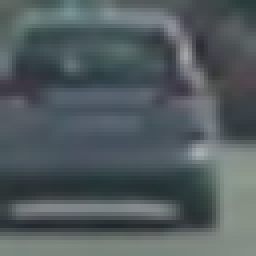
#> input picture vehicles/GTI_Far/image0006.png, 64 x 64 px (shown 4 times larger); its folder holds only this picture in this run
$ jupyter execute --allow-errors vehicle_tracker.ipynb   (shell and % lines are left out)   (older library calls are emulated)
#> lines starting #> are read from the running program, lines starting #| are printed output that depends on the picture
[cell 1]
import numpy as np
import matplotlib.image as mpimg
import matplotlib.pyplot as plt
import cv2
import glob
import time

cars = glob.glob('vehicles/*/*.png')
notcars = glob.glob('non-vehicles/*/*.png')

[cell 2]
### Feature extraction parameters

# HOG features
hog_feat = True
color_space = 'YCrCb'
hog_channel = 'ALL'
orient = 9
pix_per_cell = 8
cell_per_block = 2

# Spatial features
spatial_feat = True
spatial_size = (32, 32)

# Histogram features
hist_feat = True
hist_bins = 32

#Image start/stop on Y axis and scale
ystart = 350
ystop = 700
scale = 2

[cell 3]
# [7 lines left out: function convert_color, not called in this run]

[cell 4]
from skimage.feature import hog
def get_hog_features(img, orient, pix_per_cell, cell_per_block,
                        vis=False, feature_vec=True):
    # Call with two outputs if vis==True
    if vis == True:
        features, hog_image = hog(img,
                                  orientations=orient,
                                  pixels_per_cell=(pix_per_cell, pix_per_cell),
                                  cells_per_block=(cell_per_block, cell_per_block),
                                  block_norm='L2-Hys',
                                  transform_sqrt=False,
                                  visualise=vis,
                                  feature_vector=feature_vec)
        return features, hog_image
    # Otherwise call with one output
    else:
        features = hog(img,
                       orientations=orient,
                       pixels_per_cell=(pix_per_cell, pix_per_cell),
                       cells_per_block=(cell_per_block, cell_per_block),
                       block_norm='L2-Hys',
                       transform_sqrt=False,
                       visualise=vis,
                       feature_vector=feature_vec)
        return features

[cell 5]
###### Visualization of HOG features ########
#############################################
ind = np.random.randint(0, len(cars))
#ind = np.random.randint(0, len(notcars))

# Read in the image
image = mpimg.imread(cars[ind])
#> image is the input picture: shape (64, 64, 3) float32; mean R, G, B 0.322, 0.361, 0.373
#image = mpimg.imread(notcars[ind])
feature_image = cv2.cvtColor(image, cv2.COLOR_RGB2YUV)
#> feature_image: shape (64, 64, 3) float32; mean of channels 0, 1, 2 0.351, 0.511, 0.475

# Call our function with vis=True to see an image output
features, hog_image = get_hog_features(feature_image[:,:,2], orient,
                        pix_per_cell, cell_per_block,
                        vis=True, feature_vec=False)
#> in get_hog_features, `features, hog_image = hog(img, orientations=orient, pixels_per_cell=(p..`:
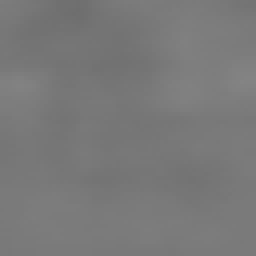
#> img: shape (64, 64) float32 (shown 4 times larger); min 0.435, max 0.518, mean 0.475
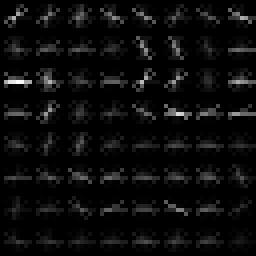
#> hog_image: shape (64, 64) float32 (shown 4 times larger); min 0, max 0.01, mean 0.000482; drawn with min black and max white

"""
# Plot the examples
fig = plt.figure()
plt.subplot(121)
plt.imshow(image, cmap='gray')
plt.title('Example Car Image')
plt.subplot(122)
plt.imshow(hog_image, cmap='gray')
plt.title('HOG Visualization')
#plt.show()
plt.savefig('output_images/hog_features_yuv_car_ch2.jpg')
"""

[cell 6]
def bin_spatial(img, size=(32, 32)):
    color1 = cv2.resize(img[:,:,0], size).ravel()
    color2 = cv2.resize(img[:,:,1], size).ravel()
    color3 = cv2.resize(img[:,:,2], size).ravel()
    return np.hstack((color1, color2, color3))

[cell 7]
def color_hist(img, nbins=32):    #bins_range=(0, 256)
    # Compute the histogram of the color channels separately
    channel1_hist = np.histogram(img[:,:,0], bins=nbins)
    channel2_hist = np.histogram(img[:,:,1], bins=nbins)
    channel3_hist = np.histogram(img[:,:,2], bins=nbins)
    # Concatenate the histograms into a single feature vector
    hist_features = np.concatenate((channel1_hist[0], channel2_hist[0], channel3_hist[0]))
    # Return the individual histograms, bin_centers and feature vector
    return hist_features

[cell 8]
# function to extract features from a list of images
def extract_features(imgs, color_space='BGR', spatial_size=(32, 32),
                        hist_bins=32, orient=9,
                        pix_per_cell=8, cell_per_block=2, hog_channel=0,
                        spatial_feat=True, hist_feat=True, hog_feat=True):
    # Create a list to append feature vectors to
    features = []
    # Iterate through the list of images
    for file in imgs:
        file_features = []
        # Read in each one by one
        image = cv2.imread(file)
        # apply color conversion if other than 'RGB'
        if color_space != 'BGR':
            if color_space == 'HSV':
                feature_image = cv2.cvtColor(image, cv2.COLOR_BGR2HSV)
            elif color_space == 'LUV':
                feature_image = cv2.cvtColor(image, cv2.COLOR_BGR2LUV)
            elif color_space == 'HLS':
                feature_image = cv2.cvtColor(image, cv2.COLOR_BGR2HLS)
            elif color_space == 'YUV':
                feature_image = cv2.cvtColor(image, cv2.COLOR_BGR2YUV)
            elif color_space == 'YCrCb':
                feature_image = cv2.cvtColor(image, cv2.COLOR_BGR2YCrCb)
        else: feature_image = np.copy(image)

        if spatial_feat == True:
            spatial_features = bin_spatial(feature_image, size=spatial_size)
            file_features.append(spatial_features)
        if hist_feat == True:
            # Apply color_hist()
            hist_features = color_hist(feature_image, nbins=hist_bins)
            file_features.append(hist_features)
        if hog_feat == True:
        # Call get_hog_features() with vis=False, feature_vec=True
            if hog_channel == 'ALL':
                hog_features = []
                for channel in range(feature_image.shape[2]):
                    hog_features.append(get_hog_features(feature_image[:,:,channel],
                                        orient, pix_per_cell, cell_per_block,
                                        vis=False, feature_vec=True))
                hog_features = np.ravel(hog_features)
            else:
                hog_features = get_hog_features(feature_image[:,:,hog_channel], orient,
                            pix_per_cell, cell_per_block, vis=False, feature_vec=True)
            # Append the new feature vector to the features list
            file_features.append(hog_features)
        features.append(np.concatenate(file_features))
    # Return list of feature vectors
    return features

[cell 9]
######################
# Train the classifier
######################

from sklearn.svm import LinearSVC
from sklearn.preprocessing import StandardScaler
from sklearn.model_selection import train_test_split

# Read classifier training data
#print('Total cars', len(cars))
#print('Total notcars', len(notcars))

car_features = extract_features(cars,
                                color_space=color_space,
                                spatial_size=spatial_size,
                                hist_bins=hist_bins,
                                orient=orient,
                                pix_per_cell=pix_per_cell,
                                cell_per_block=cell_per_block,
                                hog_channel=hog_channel,
                                spatial_feat=spatial_feat,
                                hist_feat=hist_feat,
                                hog_feat=hog_feat)
#> in extract_features, `feature_image = cv2.cvtColor(image, cv2.COLOR_BGR2YCrCb)`: feature_image: shape (64, 64, 3); mean of channels 0, 1, 2 89.4, 122.9, 131.2
#> in bin_spatial, `color1 = cv2.resize(img[:,:,0], size).ravel()`: color1 = 1024 values, max 159 at index 632, min 46 at index 754, mean 89.56
#> in bin_spatial, `color2 = cv2.resize(img[:,:,1], size).ravel()`: color2 = 1024 values, max 132 at index 350, min 115 at index 9, mean 123
#> in bin_spatial, `color3 = cv2.resize(img[:,:,2], size).ravel()`: color3 = 1024 values, max 136 at index 361, min 123 at index 799, mean 131.4
#> in extract_features, `spatial_features = bin_spatial(feature_image, size=spatial_size)`: spatial_features = 3072 values, max 159 at index 632, min 46 at index 754, mean 114.6
#> in color_hist, `hist_features = np.concatenate((channel1_hist[0], channel2_hist[0], ch..`: hist_features = 96 values, max 1013 at index 49, min 0 at index 29, mean 128
#> after the loop in extract_features, `for channel in range(feature_image.shape[2]):`: hog_features = 3 items
#> in extract_features, `hog_features = np.ravel(hog_features)`: hog_features = 5292 values, max 0.618 at index 1030, min 0 at index 15, mean 0.109
#> car_features = 2 items

notcar_features = extract_features(notcars,
                                   color_space=color_space,
                                   spatial_size=spatial_size,
                                   hist_bins=hist_bins,
                                   orient=orient,
                                   pix_per_cell=pix_per_cell,
                                   cell_per_block=cell_per_block,
                                   hog_channel=hog_channel,
                                   spatial_feat=spatial_feat,
                                   hist_feat=hist_feat,
                                   hog_feat=hog_feat)

#> (the rest of this cell did not finish here and is left out)
